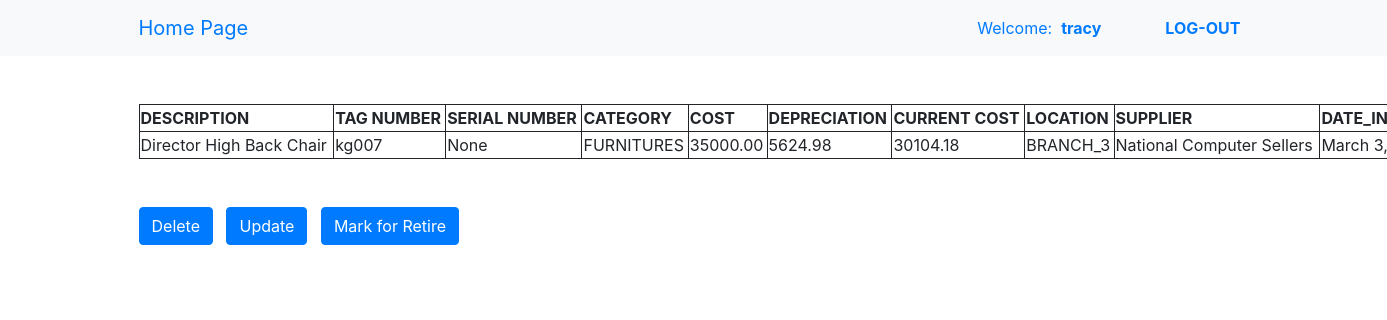
Page /asset/7 (signed in) on the committed database.
### main/models.py (models this page shows, shortened)
class Asset(models.Model):
	CATEGORY=(
		('COMPUTERS','COMPUTER'),
		('FURNITURES','FURNITURE'),
		('OFFICE_EQUIPMENT','OFFICE EQUIPMENT'),
		('LINK_EQUIPMENT','LINK EQUIPMENT'),
		('SERVERS','SERVERS'),
		)
	BRANCH=(
		('BRANCH_1','BRANCH 1'),
		('BRANCH_2','BRANCH 2'),
		('BRANCH_3','BRANCH 3'),
		('BRANCH_4','BRANCH 5'),
		('BRANCH_5','BRANCH 5'),
		)
	supplier=models.ForeignKey(
		to='Supplier',
		related_name='supplied_by',
		on_delete=models.CASCADE,
		)
	asset_description=models.TextField(max_length=100)
	tag_number=models.TextField(unique=True)
	asset_cost=models.DecimalField(default=0,max_digits=50,decimal_places=2)
	monthly_depreciation=models.DecimalField(default=0,max_digits=50,decimal_places=2)
	total_depreciation=models.DecimalField(default=0,max_digits=50,decimal_places=2)
	current_cost=models.DecimalField(default=0,max_digits=50,decimal_places=2)
	user=models.ForeignKey(
		to=settings.AUTH_USER_MODEL,
		on_delete=models.CASCADE
		)
	serial_number=models.TextField()
	category=models.TextField(choices=CATEGORY)
	location=models.TextField(choices=BRANCH)
	date_in_service=models.DateField(default=datetime.date.today)
	status=models.TextField(max_length=100,default='IN USE')
	class Meta:
		ordering=('id',)
	def __str__(self):
		return self.asset_description

class Supplier(models.Model):
	supplier_name=models.TextField()
	supplier_location=models.TextField()
	supplier_Phonenumber=models.TextField()
	supplier_email=models.EmailField()
	supplier_website=models.URLField()
	def __str__(self):
		return self.supplier_name

### main/views.py (the view)
# urls.py: path('asset/<int:pk>',views.AssetDetail.as_view(),name='AssetDetail'),
class AssetDetail(LoginRequiredMixin,DetailView):
	model=Asset

### main/templates/main/asset_detail.html (shortened to what this page needs)
{% extends 'base.html'%}
{%block main%}
<br>
<br>
<table style="width:120%" >
	<tr>
		<th>DESCRIPTION</th>
		<th>TAG NUMBER</th>
		<th>SERIAL NUMBER</th>
		<th>CATEGORY</th>
		<th>COST</th>
		<th>DEPRECIATION</th>
		<th>CURRENT COST</th>
		<th>LOCATION</th>
		<th>SUPPLIER</th>
		<th>DATE_IN_SERVICE</th>
	</tr>
	<tr>
		<td>{{object}}</td>
		<td>{{object.tag_number}}</td>
		<td>{{object.serial_number}}</td>
		<td>{{object.category}}</td>
		<td>{{object.asset_cost}}</td>
		<td>{{object.total_depreciation}}</td>
		<td>{{object.current_cost}}</td>
		<td>{{object.location}}</td>
		<td>{{object.supplier}}</td>
		<td>{{object.date_in_service}}</td>
	</tr>
</table>
<br>
<br>
<div class='action-div'>
	<a class="btn btn-primary" href="{% url 'main:delete' object.id%}">Delete</a>&nbsp;&nbsp;
	<a class="btn btn-primary" href="{% url 'main:update' asset.id%}">Update</a>&nbsp;&nbsp;
	<a class="btn btn-primary" href="{% url 'main:statuschange' pk=object.id %}">Mark for Retire</a>
</div>
{%endblock%}

### templates/base.html (shortened to what this page needs)
{%load static%}
{%load markdownify%}
<!DOCTYPE html>
<html lang="en">
<head>
	<link rel="stylesheet" type="text/css" href="{%static 'css/base.css'%} ">
	<link rel="stylesheet" type="text/css" href="https://maxcdn.bootstrapcdn.com/bootstrap/4.0.0-beta.2/css/bootstrap.min.css">
	<link rel="stylesheet" type="text/css" href="https://maxcdn.bootstrapcdn.com/font-awesome/4.7.0/css/font-awesome.min.css">
</head>
<body>
	<nav class="navbar navbar-expand-lg bg-light">
		<div class="container">
			<a class="navbar-brand" href="/">Home Page</a>
			<ul class="navbar-nav">
				{% if user.is_authenticated%}
				<li class="nav-item">
					<a class="nav-link" href="">Welcome:&nbsp;&nbsp;<b>{{user}}</b></a>
				</li>
				<li class="nav-item">
					<a class="nav-link" href=""></a>
				</li>
				<li class="nav-item">
					<a class="nav-link" href=""></a>
				</li>
				<li class="nav-item">
					<a class="nav-link" href=""></a>
				</li>
				<li class="nav-item">
					<a class="nav-link"  href="{%url 'user:logout' %}"><b>LOG-OUT</b></a>
				</li>
				{%else%}
				<li class="nav-item">
					<a class="nav-link"  href="{%url 'user:login' %}">login</a>
				</li>
				{%endif%}
			</ul>
		</div>
	</nav>
	<div class="main_class">
		<div class=container>
			{%block main%}{%endblock%}
		</div>
	</div>
</body>
</html>

### static/css/base.css (style rules this page uses)
table,td,th { border: 1px solid; }
.container ul a { text-decoration: none; }

### rows in the picture
Asset: Asset_description "Director High Back Chair", tag_number "kg007", serial_number "None", category "FURNITURES", location "BRANCH_3", supplier "National Computer Sellers", date_in_service "March 3,…"

### other values in the picture
{{ user }} "tracy"
{{ object.asset_cost }} "35000.00"
{{ object.total_depreciation }} "5624.98"
{{ object.current_cost }} "30104.18"
